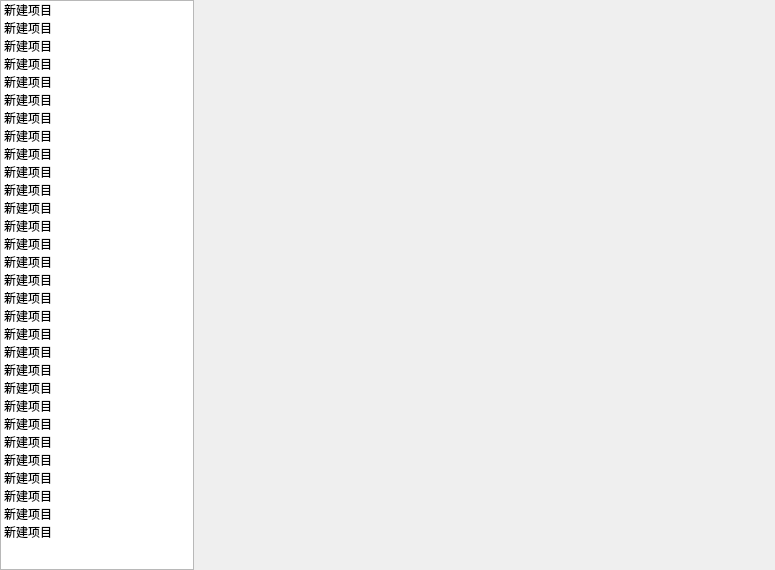
<?xml version="1.0" encoding="UTF-8"?>
<ui version="4.0">
 <class>SessionForm</class>
 <widget class="QWidget" name="SessionForm">
  <property name="geometry">
   <rect>
    <x>0</x>
    <y>0</y>
    <width>775</width>
    <height>570</height>
   </rect>
  </property>
  <property name="sizePolicy">
   <sizepolicy hsizetype="Expanding" vsizetype="Expanding">
    <horstretch>0</horstretch>
    <verstretch>0</verstretch>
   </sizepolicy>
  </property>
  <property name="windowTitle">
   <string>Form</string>
  </property>
  <layout class="QHBoxLayout" name="horizontalLayout" stretch="1,3">
   <property name="spacing">
    <number>0</number>
   </property>
   <property name="leftMargin">
    <number>0</number>
   </property>
   <property name="topMargin">
    <number>0</number>
   </property>
   <property name="rightMargin">
    <number>0</number>
   </property>
   <property name="bottomMargin">
    <number>0</number>
   </property>
   <item>
    <widget class="QListWidget" name="listWidget">
     <property name="sizePolicy">
      <sizepolicy hsizetype="Expanding" vsizetype="Minimum">
       <horstretch>0</horstretch>
       <verstretch>0</verstretch>
      </sizepolicy>
     </property>
     <item>
      <property name="text">
       <string>新建项目</string>
      </property>
      <property name="foreground">
       <brush brushstyle="NoBrush">
        <color alpha="255">
         <red>0</red>
         <green>0</green>
         <blue>0</blue>
        </color>
       </brush>
      </property>
      <property name="icon">
       <iconset resource="src.qrc">
        <normaloff>:/src/image/head.png</normaloff>:/src/image/head.png</iconset>
      </property>
     </item>
     <item>
      <property name="text">
       <string>新建项目</string>
      </property>
     </item>
     <item>
      <property name="text">
       <string>新建项目</string>
      </property>
     </item>
     <item>
      <property name="text">
       <string>新建项目</string>
      </property>
     </item>
     <item>
      <property name="text">
       <string>新建项目</string>
      </property>
     </item>
     <item>
      <property name="text">
       <string>新建项目</string>
      </property>
     </item>
     <item>
      <property name="text">
       <string>新建项目</string>
      </property>
     </item>
     <item>
      <property name="text">
       <string>新建项目</string>
      </property>
     </item>
     <item>
      <property name="text">
       <string>新建项目</string>
      </property>
     </item>
     <item>
      <property name="text">
       <string>新建项目</string>
      </property>
     </item>
     <item>
      <property name="text">
       <string>新建项目</string>
      </property>
     </item>
     <item>
      <property name="text">
       <string>新建项目</string>
      </property>
     </item>
     <item>
      <property name="text">
       <string>新建项目</string>
      </property>
     </item>
     <item>
      <property name="text">
       <string>新建项目</string>
      </property>
     </item>
     <item>
      <property name="text">
       <string>新建项目</string>
      </property>
     </item>
     <item>
      <property name="text">
       <string>新建项目</string>
      </property>
     </item>
     <item>
      <property name="text">
       <string>新建项目</string>
      </property>
     </item>
     <item>
      <property name="text">
       <string>新建项目</string>
      </property>
     </item>
     <item>
      <property name="text">
       <string>新建项目</string>
      </property>
     </item>
     <item>
      <property name="text">
       <string>新建项目</string>
      </property>
     </item>
     <item>
      <property name="text">
       <string>新建项目</string>
      </property>
     </item>
     <item>
      <property name="text">
       <string>新建项目</string>
      </property>
     </item>
     <item>
      <property name="text">
       <string>新建项目</string>
      </property>
     </item>
     <item>
      <property name="text">
       <string>新建项目</string>
      </property>
     </item>
     <item>
      <property name="text">
       <string>新建项目</string>
      </property>
     </item>
     <item>
      <property name="text">
       <string>新建项目</string>
      </property>
     </item>
     <item>
      <property name="text">
       <string>新建项目</string>
      </property>
     </item>
     <item>
      <property name="text">
       <string>新建项目</string>
      </property>
     </item>
     <item>
      <property name="text">
       <string>新建项目</string>
      </property>
     </item>
     <item>
      <property name="text">
       <string>新建项目</string>
      </property>
     </item>
    </widget>
   </item>
   <item>
    <spacer name="horizontalSpacer">
     <property name="orientation">
      <enum>Qt::Horizontal</enum>
     </property>
     <property name="sizeHint" stdset="0">
      <size>
       <width>40</width>
       <height>20</height>
      </size>
     </property>
    </spacer>
   </item>
  </layout>
 </widget>
 <resources>
  <include location="src.qrc"/>
 </resources>
 <connections/>
</ui>
